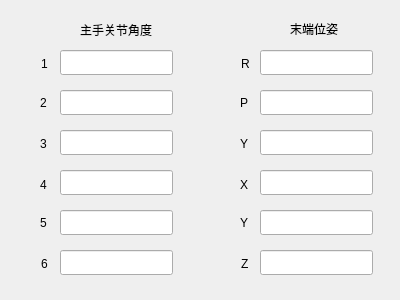
<?xml version="1.0" encoding="UTF-8"?>
<ui version="4.0">
 <class>Widget</class>
 <widget class="QWidget" name="Widget">
  <property name="geometry">
   <rect>
    <x>0</x>
    <y>0</y>
    <width>400</width>
    <height>300</height>
   </rect>
  </property>
  <property name="windowTitle">
   <string>Widget</string>
  </property>
  <widget class="QLineEdit" name="lineEdit">
   <property name="geometry">
    <rect>
     <x>60</x>
     <y>50</y>
     <width>113</width>
     <height>25</height>
    </rect>
   </property>
  </widget>
  <widget class="QLineEdit" name="lineEdit_2">
   <property name="geometry">
    <rect>
     <x>60</x>
     <y>90</y>
     <width>113</width>
     <height>25</height>
    </rect>
   </property>
  </widget>
  <widget class="QLineEdit" name="lineEdit_3">
   <property name="geometry">
    <rect>
     <x>60</x>
     <y>130</y>
     <width>113</width>
     <height>25</height>
    </rect>
   </property>
  </widget>
  <widget class="QLineEdit" name="lineEdit_4">
   <property name="geometry">
    <rect>
     <x>60</x>
     <y>170</y>
     <width>113</width>
     <height>25</height>
    </rect>
   </property>
  </widget>
  <widget class="QLineEdit" name="lineEdit_5">
   <property name="geometry">
    <rect>
     <x>60</x>
     <y>210</y>
     <width>113</width>
     <height>25</height>
    </rect>
   </property>
  </widget>
  <widget class="QLineEdit" name="lineEdit_6">
   <property name="geometry">
    <rect>
     <x>60</x>
     <y>250</y>
     <width>113</width>
     <height>25</height>
    </rect>
   </property>
  </widget>
  <widget class="QLineEdit" name="lineEdit_7">
   <property name="geometry">
    <rect>
     <x>260</x>
     <y>50</y>
     <width>113</width>
     <height>25</height>
    </rect>
   </property>
  </widget>
  <widget class="QLineEdit" name="lineEdit_8">
   <property name="geometry">
    <rect>
     <x>260</x>
     <y>90</y>
     <width>113</width>
     <height>25</height>
    </rect>
   </property>
  </widget>
  <widget class="QLineEdit" name="lineEdit_9">
   <property name="geometry">
    <rect>
     <x>260</x>
     <y>130</y>
     <width>113</width>
     <height>25</height>
    </rect>
   </property>
  </widget>
  <widget class="QLineEdit" name="lineEdit_10">
   <property name="geometry">
    <rect>
     <x>260</x>
     <y>170</y>
     <width>113</width>
     <height>25</height>
    </rect>
   </property>
  </widget>
  <widget class="QLineEdit" name="lineEdit_11">
   <property name="geometry">
    <rect>
     <x>260</x>
     <y>210</y>
     <width>113</width>
     <height>25</height>
    </rect>
   </property>
  </widget>
  <widget class="QLineEdit" name="lineEdit_12">
   <property name="geometry">
    <rect>
     <x>260</x>
     <y>250</y>
     <width>113</width>
     <height>25</height>
    </rect>
   </property>
  </widget>
  <widget class="QLabel" name="label">
   <property name="geometry">
    <rect>
     <x>80</x>
     <y>20</y>
     <width>81</width>
     <height>20</height>
    </rect>
   </property>
   <property name="text">
    <string>主手关节角度</string>
   </property>
  </widget>
  <widget class="QLabel" name="label_2">
   <property name="geometry">
    <rect>
     <x>290</x>
     <y>20</y>
     <width>51</width>
     <height>17</height>
    </rect>
   </property>
   <property name="text">
    <string>末端位姿</string>
   </property>
  </widget>
  <widget class="QLabel" name="label_3">
   <property name="geometry">
    <rect>
     <x>41</x>
     <y>55</y>
     <width>51</width>
     <height>17</height>
    </rect>
   </property>
   <property name="text">
    <string>1</string>
   </property>
  </widget>
  <widget class="QLabel" name="label_4">
   <property name="geometry">
    <rect>
     <x>40</x>
     <y>94</y>
     <width>51</width>
     <height>17</height>
    </rect>
   </property>
   <property name="text">
    <string>2</string>
   </property>
  </widget>
  <widget class="QLabel" name="label_5">
   <property name="geometry">
    <rect>
     <x>40</x>
     <y>135</y>
     <width>51</width>
     <height>17</height>
    </rect>
   </property>
   <property name="text">
    <string>3</string>
   </property>
  </widget>
  <widget class="QLabel" name="label_6">
   <property name="geometry">
    <rect>
     <x>40</x>
     <y>214</y>
     <width>51</width>
     <height>17</height>
    </rect>
   </property>
   <property name="text">
    <string>5</string>
   </property>
  </widget>
  <widget class="QLabel" name="label_7">
   <property name="geometry">
    <rect>
     <x>41</x>
     <y>255</y>
     <width>51</width>
     <height>17</height>
    </rect>
   </property>
   <property name="text">
    <string>6</string>
   </property>
  </widget>
  <widget class="QLabel" name="label_8">
   <property name="geometry">
    <rect>
     <x>40</x>
     <y>176</y>
     <width>51</width>
     <height>17</height>
    </rect>
   </property>
   <property name="text">
    <string>4</string>
   </property>
  </widget>
  <widget class="QLabel" name="label_9">
   <property name="geometry">
    <rect>
     <x>240</x>
     <y>214</y>
     <width>51</width>
     <height>17</height>
    </rect>
   </property>
   <property name="text">
    <string>Y</string>
   </property>
  </widget>
  <widget class="QLabel" name="label_10">
   <property name="geometry">
    <rect>
     <x>240</x>
     <y>94</y>
     <width>51</width>
     <height>17</height>
    </rect>
   </property>
   <property name="text">
    <string>P</string>
   </property>
  </widget>
  <widget class="QLabel" name="label_11">
   <property name="geometry">
    <rect>
     <x>240</x>
     <y>135</y>
     <width>51</width>
     <height>17</height>
    </rect>
   </property>
   <property name="text">
    <string>Y</string>
   </property>
  </widget>
  <widget class="QLabel" name="label_12">
   <property name="geometry">
    <rect>
     <x>241</x>
     <y>55</y>
     <width>51</width>
     <height>17</height>
    </rect>
   </property>
   <property name="text">
    <string>R</string>
   </property>
  </widget>
  <widget class="QLabel" name="label_13">
   <property name="geometry">
    <rect>
     <x>240</x>
     <y>176</y>
     <width>51</width>
     <height>17</height>
    </rect>
   </property>
   <property name="text">
    <string>X</string>
   </property>
  </widget>
  <widget class="QLabel" name="label_14">
   <property name="geometry">
    <rect>
     <x>241</x>
     <y>255</y>
     <width>51</width>
     <height>17</height>
    </rect>
   </property>
   <property name="text">
    <string>Z</string>
   </property>
  </widget>
 </widget>
 <layoutdefault spacing="6" margin="11"/>
 <resources/>
 <connections/>
</ui>
